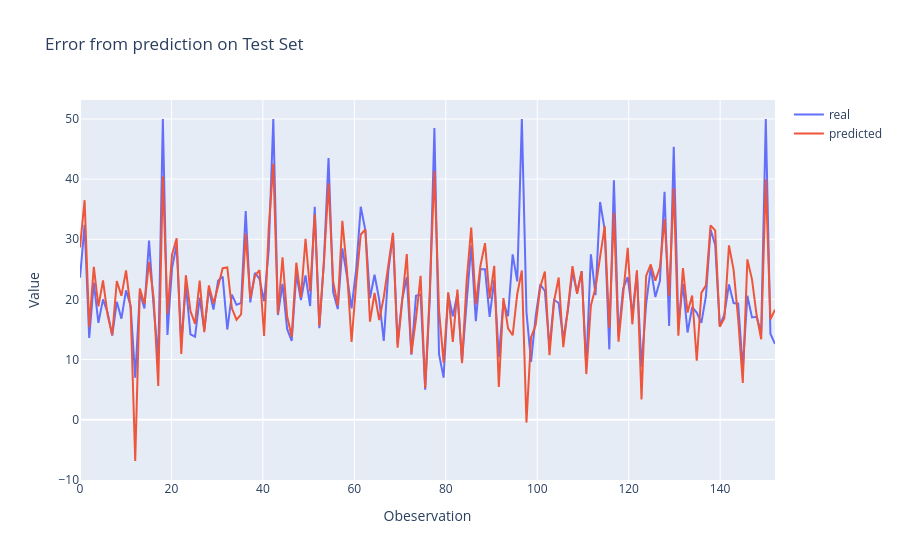

Notebook code for this chart:
### Code cell
import plotly.graph_objects as go

fig = go.Figure()
fig.add_trace(go.Scatter(x=x, y=y_test, name="real", mode="lines"))
fig.add_trace(go.Scatter(x=x, y=y_pred, name="predicted", mode="lines"))
fig.update_layout(title="Error from prediction on Test Set", xaxis_title="Obeservation", yaxis_title="Value",width=900)
fig.show()

### Figure 1 — Plotly figure (JSON) as saved in the notebook; plotly's stock layout.template omitted (floating-point values rounded to 4 significant figures; data arrays with more than 128 entries replaced by an {"elided": "..."} marker saying what was removed)
{"data": [{"mode": "lines", "name": "real", "type": "scatter", "x": {"elided": "152 float values"}, "y": {"elided": "152 float values"}}, {"mode": "lines", "name": "predicted", "type": "scatter", "x": {"elided": "152 float values"}, "y": {"elided": "152 float values"}}], "layout": {"title": {"text": "Error from prediction on Test Set"}, "width": 900, "xaxis": {"title": {"text": "Obeservation"}}, "yaxis": {"title": {"text": "Value"}}}}
